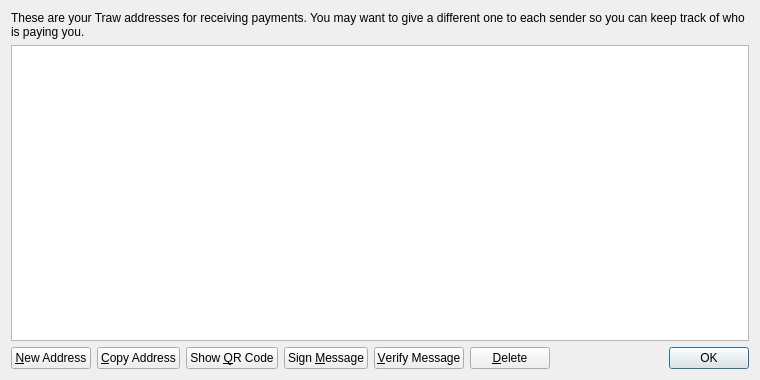
<?xml version="1.0" encoding="UTF-8"?>
<ui version="4.0">
 <class>AddressBookPage</class>
 <widget class="QWidget" name="AddressBookPage">
  <property name="geometry">
   <rect>
    <x>0</x>
    <y>0</y>
    <width>760</width>
    <height>380</height>
   </rect>
  </property>
  <property name="windowTitle">
   <string>Address Book</string>
  </property>
  <layout class="QVBoxLayout" name="verticalLayout">
   <item>
    <widget class="QLabel" name="labelExplanation">
     <property name="text">
      <string>These are your Traw addresses for receiving payments. You may want to give a different one to each sender so you can keep track of who is paying you.</string>
     </property>
     <property name="textFormat">
      <enum>Qt::PlainText</enum>
     </property>
     <property name="wordWrap">
      <bool>true</bool>
     </property>
    </widget>
   </item>
   <item>
    <widget class="QTableView" name="tableView">
     <property name="contextMenuPolicy">
      <enum>Qt::CustomContextMenu</enum>
     </property>
     <property name="toolTip">
      <string>Double-click to edit address or label</string>
     </property>
     <property name="tabKeyNavigation">
      <bool>false</bool>
     </property>
     <property name="selectionMode">
      <enum>QAbstractItemView::SingleSelection</enum>
     </property>
     <property name="selectionBehavior">
      <enum>QAbstractItemView::SelectRows</enum>
     </property>
     <property name="sortingEnabled">
      <bool>true</bool>
     </property>
     <attribute name="verticalHeaderVisible">
      <bool>false</bool>
     </attribute>
    </widget>
   </item>
   <item>
    <layout class="QHBoxLayout" name="horizontalLayout">
     <item>
      <widget class="QPushButton" name="newAddressButton">
       <property name="toolTip">
        <string>Create a new address</string>
       </property>
       <property name="text">
        <string>&amp;New Address</string>
       </property>
      </widget>
     </item>
     <item>
      <widget class="QPushButton" name="copyToClipboard">
       <property name="toolTip">
        <string>Copy the currently selected address to the system clipboard</string>
       </property>
       <property name="text">
        <string>&amp;Copy Address</string>
       </property>
      </widget>
     </item>
     <item>
      <widget class="QPushButton" name="showQRCode">
       <property name="text">
        <string>Show &amp;QR Code</string>
       </property>
      </widget>
     </item>
     <item>
      <widget class="QPushButton" name="signMessage">
       <property name="toolTip">
        <string>Sign a message to prove you own a Traw address</string>
       </property>
       <property name="text">
        <string>Sign &amp;Message</string>
       </property>
      </widget>
     </item>
     <item>
      <widget class="QPushButton" name="verifyMessage">
       <property name="toolTip">
        <string>Verify a message to ensure it was signed with a specified Traw address</string>
       </property>
       <property name="text">
        <string>&amp;Verify Message</string>
       </property>
      </widget>
     </item>
     <item>
      <widget class="QPushButton" name="deleteButton">
       <property name="toolTip">
        <string>Delete the currently selected address from the list</string>
       </property>
       <property name="text">
        <string>&amp;Delete</string>
       </property>
      </widget>
     </item>
     <item>
      <spacer name="horizontalSpacer">
       <property name="orientation">
        <enum>Qt::Horizontal</enum>
       </property>
       <property name="sizeHint" stdset="0">
        <size>
         <width>40</width>
         <height>20</height>
        </size>
       </property>
      </spacer>
     </item>
     <item>
      <widget class="QDialogButtonBox" name="buttonBox">
       <property name="sizePolicy">
        <sizepolicy hsizetype="Maximum" vsizetype="Fixed">
         <horstretch>0</horstretch>
         <verstretch>0</verstretch>
        </sizepolicy>
       </property>
       <property name="standardButtons">
        <set>QDialogButtonBox::Ok</set>
       </property>
      </widget>
     </item>
    </layout>
   </item>
  </layout>
 </widget>
 <resources>
  <include location="../bitcoin.qrc"/>
 </resources>
 <connections/>
</ui>
